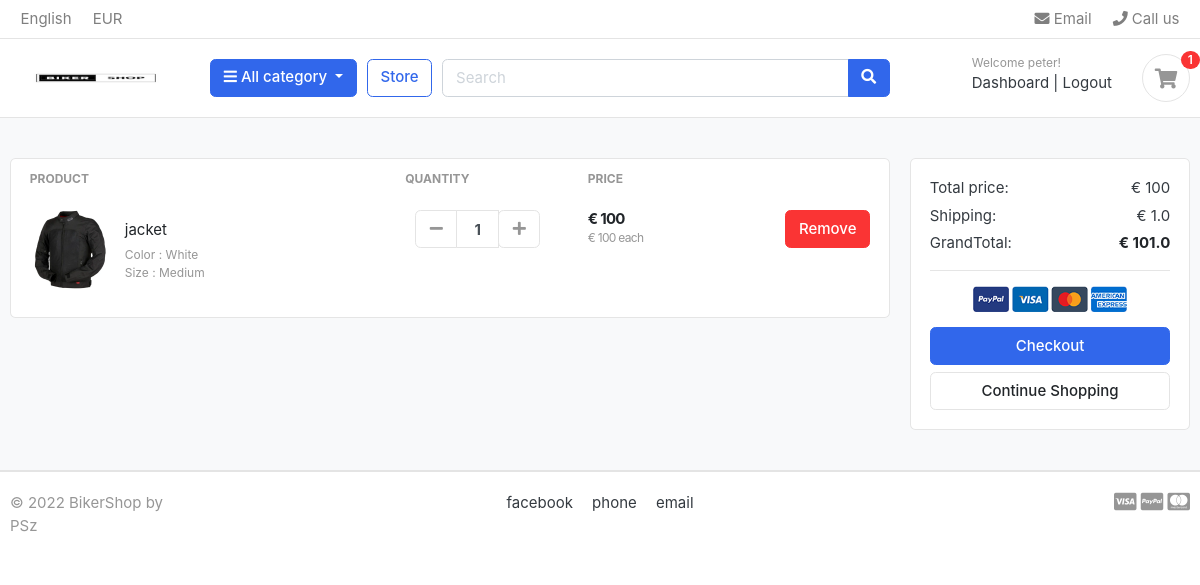
Before: /cart/ (signed in) with the older database file.
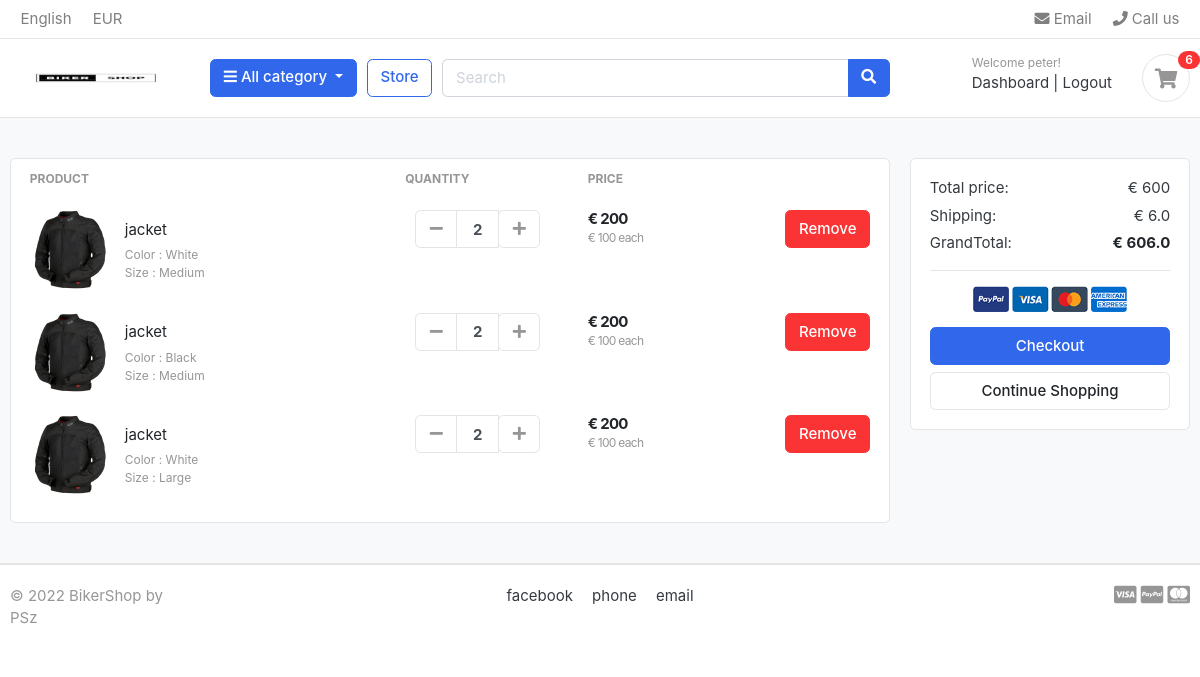
After: the same page with the newer database file.
### accounts/models.py (models this page shows, shortened)
class Account(AbstractBaseUser):
    first_name      = models.CharField(max_length=50)
    last_name       = models.CharField(max_length=50)
    username        = models.CharField(max_length=50, unique=True)
    email           = models.EmailField(max_length=100, unique=True)
    phone_number    = models.CharField(max_length=50)
    date_joined     = models.DateTimeField(auto_now_add=True)
    last_login      = models.DateTimeField(auto_now_add=True)
    is_admin        = models.BooleanField(default=False)
    is_staff        = models.BooleanField(default=False)
    is_active        = models.BooleanField(default=False)
    is_superadmin        = models.BooleanField(default=False)
    USERNAME_FIELD = 'email'
    REQUIRED_FIELDS = ['username', 'first_name', 'last_name']
    objects = MyAccountManager()

### carts/models.py (models this page shows, shortened)
class CartItem(models.Model):
    user = models.ForeignKey(Account, on_delete=models.CASCADE, null=True)
    product = models.ForeignKey(Product, on_delete=models.CASCADE)
    variations = models.ManyToManyField(Variation, blank=True)
    cart    = models.ForeignKey(Cart, on_delete=models.CASCADE, null=True)
    quantity = models.IntegerField()
    is_active = models.BooleanField(default=True)
    def sub_total(self):
        return self.product.price * self.quantity

### store/models.py (models this page shows, shortened)
class Product(models.Model):
    product_name    = models.CharField(max_length=200, unique=True)
    slug            = models.SlugField(max_length=200, unique=True)
    description     = models.TextField(max_length=500, blank=True)
    price           = models.IntegerField()
    images          = models.ImageField(upload_to='photos/products')
    stock           = models.IntegerField()
    is_available    = models.BooleanField(default=True)
    category        = models.ForeignKey(Category, on_delete=models.CASCADE)
    created_date    = models.DateTimeField(auto_now_add=True)
    modified_date   = models.DateTimeField(auto_now=True)
    def get_url(self):
        return reverse('product_detail', args=[self.category.slug, self.slug])

class Variation(models.Model):
    product = models.ForeignKey(Product, on_delete=models.CASCADE)
    variation_category = models.CharField(max_length=100, choices=variation_category_choice)
    variation_value     = models.CharField(max_length=100)
    is_active           = models.BooleanField(default=True)
    created_date        = models.DateTimeField(auto_now=True)
    objects = VariationManager()

### carts/views.py (the view)
# urls.py: path('cart/', include('carts.urls')),
def cart(request, total=0, quantity=0, cart_items=None):
    try:
        shipping = 0
        grand_total = 0
        if request.user.is_authenticated:
            cart_items = CartItem.objects.filter(user=request.user, is_active=True)
        else:
            cart = Cart.objects.get(cart_id=_cart_id(request))
            cart_items = CartItem.objects.filter(cart=cart, is_active=True)
        for cart_item in cart_items:
            total += (cart_item.product.price * cart_item.quantity)
            quantity += cart_item.quantity
        shipping = (1 * total)/100
        grand_total = total + shipping
    except ObjectDoesNotExist:
        pass #just ignore
    context = {
        'total': total,
        'quantity': quantity,
        'cart_items': cart_items,
        'shipping': shipping,
        'grand_total': grand_total
    }
    return render(request, 'store/cart.html', context)

### carts/context_processors.py (called while the page is built)
def counter(request):
    cart_count = 0
    if 'admin' in request.path:
        return {}
    else:
        try:
            cart = Cart.objects.filter(cart_id=_cart_id(request))
            if request.user.is_authenticated:
                cart_items = CartItem.objects.all().filter(user=request.user)
            else:
                cart_items = CartItem.objects.all().filter(cart=cart[:1])
            for cart_item in cart_items:
                cart_count += cart_item.quantity
        except Cart.DoesNotExist:
            cart_count = 0
    return dict(cart_count=cart_count)

### carts/views.py (called while the page is built)
def _cart_id(request):
    cart = request.session.session_key
    if not cart:
        cart = request.session.create()
    return cart

### category/context_processors.py (called while the page is built)
def menu_links(request):
    links = Category.objects.all()
    return dict(links=links)

### category/models.py (called while the page is built)
    def get_url(self):
        return reverse('products_by_category', args=[self.slug])

### templates/store/cart.html (shortened to what this page needs)
{% extends 'base.html' %}
{% load static %}
{% block content %}
<section class="section-content padding-y bg">
<div class="container">
{% if not cart_items %}
	<h2 class="text-center">Your Shopping Cart is Empty</h2>
	<br>
	<div class="text-center">
		<a href="{% url 'store' %}" class="btn btn-primary">Continue Shopping</a>
	</div>
{% else %}
<div class="row">
	<aside class="col-lg-9">
<div class="card">
<table class="table table-borderless table-shopping-cart">
<thead class="text-muted">
<tr class="small text-uppercase">
  <th scope="col">Product</th>
  <th scope="col" width="120">Quantity</th>
  <th scope="col" width="120">Price</th>
  <th scope="col" class="text-right" width="200"> </th>
</tr>
</thead>
<tbody>
{% for cart_item in cart_items %}
<tr>
	<td>
		<figure class="itemside align-items-center">
			<div class="aside"><img src="{{ cart_item.product.images.url }}" class="img-sm"></div>
			<figcaption class="info">
				<a href="{{ cart_item.product.get_url }}" class="title text-dark">{{ cart_item.product.product_name }}</a>
				<p class="text-muted small">
					{% if cart_item.variations.all %}
						{% for item in cart_item.variations.all %}
							{{ item.variation_category | capfirst }} : {{ item.variation_value | capfirst }} <br>
						{% endfor %}
					{% endif %}
				</p>
			</figcaption>
		</figure>
	</td>
	<td>
					<div class="col">
						<div class="input-group input-spinner">
							<div class="input-group-prepend">
							<a href="{% url 'remove_cart' cart_item.product.id cart_item.id%}" class="btn btn-light" type="button" id="button-plus"> <i class="fa fa-minus"></i> </a>
							</div>
							<input type="text" class="form-control"  value="{{ cart_item.quantity }}">
							<div class="input-group-append">
								<form action="{% url 'add_cart' cart_item.product.id %}" method="POST">
									<button class="btn btn-light" type="submit" id="button-minus"> <i class="fa fa-plus"></i> </button>
								</form>
							</div>
						</div>
					</div>
	</td>
	<td>
		<div class="price-wrap">
			<var class="price">€ {{ cart_item.sub_total }}</var>
			<small class="text-muted"> € {{ cart_item.product.price }} each </small>
		</div>
	</td>
	<td class="text-right">
		<a href="{% url 'remove_cart_item' cart_item.product.id cart_item.id %}" onclick="return confirm('Are you sure you want to delete this item?')" class="btn btn-danger"> Remove</a>
	</td>
</tr>
{% endfor %}
</tbody>
</table>
</div>
	</aside>
	<aside class="col-lg-3">
		<div class="card">
		<div class="card-body">
			<dl class="dlist-align">
			  <dt>Total price:</dt>
			  <dd class="text-right">€ {{ total }}</dd>
			</dl>
			<dl class="dlist-align">
			  <dt>Shipping:</dt>
			  <dd class="text-right">€ {{ shipping }}</dd>
			</dl>
			<dl class="dlist-align">
			  <dt>GrandTotal:</dt>
			  <dd class="text-right text-dark b"><strong>€ {{ grand_total }}</strong></dd>
			</dl>
			<hr>
			<p class="text-center mb-3">
				<img src="{% static './images/misc/payments.png' %}" height="26">
			</p>
			<a href="{% url 'checkout' %}" class="btn btn-primary btn-block"> Checkout </a>
			<a href="{% url 'store' %}" class="btn btn-light btn-block">Continue Shopping</a>
		</div>
		</div>
</aside>
</div>
{% endif %}
</div>
</section>
{% endblock %}

### templates/base.html (shortened to what this page needs)
{% load static %}
<!DOCTYPE HTML>
<html lang="en">
<head>
<link href="{% static 'css/bootstrap.css' %}" rel="stylesheet" type="text/css"/>
<link href="{% static 'fonts/fontawesome/css/all.min.css' %}" type="text/css" rel="stylesheet">
<link href="{% static 'css/ui.css' %}" rel="stylesheet" type="text/css"/>
<link href="{% static 'css/responsive.css' %}" rel="stylesheet" media="only screen and (max-width: 1200px)" />
</head>
<body>
{% include 'includes/navbar.html' %}
{% block content %}{% endblock %}
{% include 'includes/footer.html' %}

### templates/includes/navbar.html (shortened to what this page needs)
{% load static %}
<header class="section-header">
    <nav class="navbar p-md-0 navbar-expand-sm navbar-light border-bottom">
    <div class="container">
      <div class="collapse navbar-collapse" id="navbarTop4">
        <ul class="navbar-nav mr-auto">
            <li class="nav-item dropdown">
                 <a href="#" class="nav-link">   English </a>
            </li>
            <li class="nav-item dropdown">
                <a href="#" class="nav-link"> EUR </a>
            </li>
        </ul>
        <ul class="navbar-nav">
            <li><a href="#" class="nav-link"> <i class="fa fa-envelope"></i> Email </a></li>
            <li><a href="#" class="nav-link"> <i class="fa fa-phone"></i> Call us </a></li>
        </ul>
      </div>
    </div>
    </nav>
    <section class="header-main border-bottom">
        <div class="container">
    <div class="row align-items-center">
        <div class="col-lg-2 col-md-3 col-6">
            <a href="{% url 'store' %}" class="brand-wrap">
                <img class="logo" src="{% static './images/logo.png' %}">
            </a>
        </div>
        <div class="col-lg col-sm col-md col-6 flex-grow-0">
            <div class="category-wrap dropdown d-inline-block float-right">
                <button type="button" class="btn btn-primary dropdown-toggle" data-toggle="dropdown">
                    <i class="fa fa-bars"></i> All category
                </button>
            </div>
        </div>
        <a href="{% url 'store' %}" class="btn btn-outline-primary">Store</a>
        <div class="col-lg  col-md-6 col-sm-12 col">
            <form action="{% url 'search' %}" class="search" method='GET'>
                <div class="input-group w-100">
                    <input type="text" class="form-control" style="width:60%;" placeholder="Search" name="keyword">
                    <div class="input-group-append">
                      <button class="btn btn-primary" type="submit">
                        <i class="fa fa-search"></i>
                      </button>
                    </div>
                </div>
            </form>
        </div>
        <div class="col-lg-3 col-sm-6 col-8 order-2 order-lg-3">
                    <div class="d-flex justify-content-end mb-3 mb-lg-0">
                        {% if user.id is None %}
                        <div class="widget-header">
                            <small class="title text-muted">Welcome guest!</small>
                            <div>
                                <a href="{% url 'login' %}">Sign in</a> <span class="dark-transp"> | </span>
                                <a href="{% url 'register' %}"> Register</a>
                            </div>
                        </div>
                        {% else %}
                        <div class="widget-header">
                            <small class="title text-muted">Welcome {{user.first_name}}!</small>
                            <div>
                                <a href="{% url 'dashboard' %}">Dashboard</a> <span class="dark-transp"> | </span>
                                <a href="{% url 'logout' %}">Logout</a>
                            </div>
                        </div>
                        {% endif %}
                        <a href="{% url 'cart' %}" class="widget-header pl-3 ml-3">
                            <div class="icon icon-sm rounded-circle border"><i class="fa fa-shopping-cart"></i></div>
                            <span class="badge badge-pill badge-danger notify">{{ cart_count }}</span>
                        </a>
                    </div>
                </div>
    </div>
        </div>
    </section>
</header>

### templates/includes/footer.html
<footer class="section-footer border-top">
	<div class="container">
		<section class="footer-bottom border-top row">
			<div class="col-md-2">
				<p class="text-muted"> &copy 2022 BikerShop by PSz </p>
			</div>
			<div class="col-md-8 text-md-center">
				<span  class="px-2">facebook</span>
				<span  class="px-2">phone</span>
				<span  class="px-2">email</span>
			</div>
			<div class="col-md-2 text-md-right text-muted">
				<i class="fab fa-lg fa-cc-visa"></i>
				<i class="fab fa-lg fa-cc-paypal"></i>
				<i class="fab fa-lg fa-cc-mastercard"></i>
			</div>
		</section>
	</div>
</footer>

### static/css/ui.css (style rules this page uses)
html { font-family: "Inter", sans-serif; font-size: 15px; }
.price-wrap { letter-spacing: -0.7px; }
.icon-xs, .icon-sm, .icon-md, .icon-lg { display: inline-block; text-align: center; flex-shrink: 0; flex-grow: 0; }
.icon-sm { width: 48px; height: 48px; line-height: 48px !important; font-size: 20px; }
.img-xs, .img-sm, .img-md, .img-lg { -o-object-fit: cover; object-fit: cover; flex-shrink: 0; flex-grow: 0; }
.img-sm { width: 80px; height: 80px; }
.padding-y { padding-top: 40px; padding-bottom: 40px; }
var { font-style: normal; }
figure { margin-bottom: 0; }
.bg { background-color: #f8f9fa; }
.b { font-weight: 600; }
p:last-child { margin-bottom: 0; }
.header-main { position: relative; padding-top: 1rem; padding-bottom: 1rem; }
.brand-wrap .logo, .navbar-brand .logo { margin-right: 7px; max-height: 42px; display: inline-block; }
.widget-header { display: inline-block; vertical-align: middle; position: relative; }
.widget-header a { color: #343a40; }
.widget-header i { color: #969696; }
.widget-header .title { display: block; }
.widget-header .notify { position: absolute; top: -3px; right: -10px; }
.footer-bottom { padding-top: 20px; padding-bottom: 20px; }
.btn-light { background-color: #fff; border-color: #e4e4e4; }
.btn-light i { color: #969696; }
.itemside { position: relative; display: flex; width: 100%; }
.itemside .aside { position: relative; flex-shrink: 0; }
.itemside .info { padding-left: 15px; padding-right: 7px; }
.itemside p { margin-bottom: 0; }
.itemside .title { display: block; margin-bottom: 5px; color: #212529; }
[class*=dlist-] { margin-bottom: 5px; }
[class*=dlist-] dd { margin-bottom: 0; }
.dlist-align { display: flex; }
.dlist-align dt { width: 150px; word-wrap: break-word; font-weight: normal; }
.dlist-align dd { flex-grow: 1; }
.notify { position: absolute; top: -4px; right: -10px; display: inline-block; padding: 0.25em 0.6em; font-size: 12px; line-height: 1; text-align: center; border-radius: 3rem; color: #fff; background-color: #fa3434; }
.price { font-weight: 600; color: #212529; }
.input-spinner { width: 125px; flex-wrap: nowrap; display: inline-flex; vertical-align: middle; }
.input-spinner input.form-control { text-align: center; max-width: 46px; font-weight: bold; flex-basis: 46px; border-color: #e4e4e4; flex-grow: 0; }
.input-spinner .btn { width: 42px; text-align: center; padding-left: 0.5rem; padding-right: 0.5rem; }
.table-shopping-cart.table td, .table-shopping-cart.table th { padding-left: 1.25rem; padding-right: 1.25rem; }
.table-shopping-cart .price-wrap { line-height: 1.2; }
.table-shopping-cart .price { font-weight: bold; margin-right: 5px; display: block; }

Changed rows visible on the page:
changed CartItem (number 1 of 3 on the later page): quantity "1" → "2"; sub_total "100" → "200"
added CartItem: product.images (picture), product.product_name "jacket", quantity "2", sub_total "200", product.price "100", Variation (variation_category "Size", variation_value "Medium")
now on this page (row unchanged): Variation: variation_category "Color", variation_value "Black", shown under "jacket"
added CartItem: product.images (picture), product.product_name "jacket", quantity "2", sub_total "200", product.price "100", Variation (variation_category "Color", variation_value "White")
now on this page (row unchanged): Variation: variation_category "Size", variation_value "Large", shown under "jacket"
Other visible differences:
{{ cart_count }}: "1" → "6"
{{ total }}: "100" → "600"
{{ shipping }}: "1.0" → "6.0"
{{ grand_total }}: "101.0" → "606.0"
